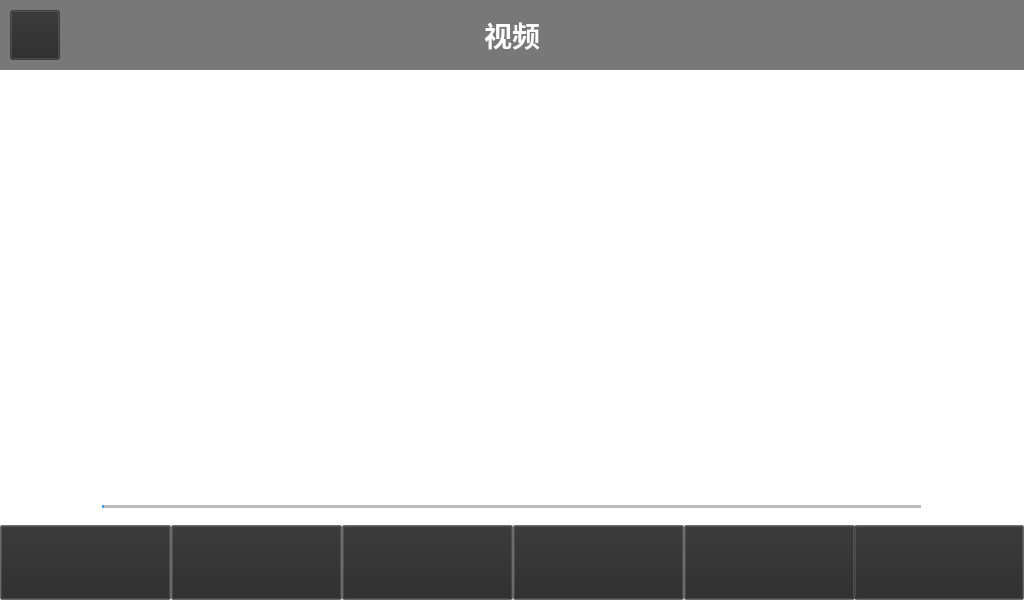
<?xml version="1.0" encoding="UTF-8"?>
<ui version="4.0">
 <class>VideoPlayer</class>
 <widget class="QWidget" name="VideoPlayer">
  <property name="geometry">
   <rect>
    <x>0</x>
    <y>0</y>
    <width>1024</width>
    <height>600</height>
   </rect>
  </property>
  <property name="minimumSize">
   <size>
    <width>1024</width>
    <height>600</height>
   </size>
  </property>
  <property name="maximumSize">
   <size>
    <width>1024</width>
    <height>600</height>
   </size>
  </property>
  <property name="windowTitle">
   <string>Form</string>
  </property>
  <property name="styleSheet">
   <string notr="true">background-color: rgba(255, 255, 255,0);</string>
  </property>
  <widget class="QWidget" name="widget" native="true">
   <property name="geometry">
    <rect>
     <x>0</x>
     <y>0</y>
     <width>1024</width>
     <height>70</height>
    </rect>
   </property>
   <property name="minimumSize">
    <size>
     <width>1024</width>
     <height>70</height>
    </size>
   </property>
   <property name="maximumSize">
    <size>
     <width>1024</width>
     <height>70</height>
    </size>
   </property>
   <property name="styleSheet">
    <string notr="true">background-color: rgba(41, 41, 41,100);</string>
   </property>
   <widget class="QPushButton" name="homeButton">
    <property name="geometry">
     <rect>
      <x>10</x>
      <y>10</y>
      <width>50</width>
      <height>50</height>
     </rect>
    </property>
    <property name="minimumSize">
     <size>
      <width>50</width>
      <height>50</height>
     </size>
    </property>
    <property name="maximumSize">
     <size>
      <width>50</width>
      <height>50</height>
     </size>
    </property>
    <property name="styleSheet">
     <string notr="true">QPushButton{
background-color: rgba(255, 255, 255， 0);
border-image: url(:/images/playerIcons/home.png);
}
QPushButton:pressed{
	background-color: rgb(133, 76, 255);
}
QPushButton:hover{
	border-radius:5px;
	background-color:  rgb(133, 76, 255);
}
QPushButton:released{
	background-color:rgba(255, 255, 255， 0);
}</string>
    </property>
    <property name="text">
     <string/>
    </property>
   </widget>
   <widget class="QLabel" name="label">
    <property name="geometry">
     <rect>
      <x>0</x>
      <y>0</y>
      <width>1024</width>
      <height>70</height>
     </rect>
    </property>
    <property name="minimumSize">
     <size>
      <width>1024</width>
      <height>70</height>
     </size>
    </property>
    <property name="maximumSize">
     <size>
      <width>1024</width>
      <height>70</height>
     </size>
    </property>
    <property name="font">
     <font>
      <pointsize>21</pointsize>
      <weight>75</weight>
      <bold>true</bold>
     </font>
    </property>
    <property name="styleSheet">
     <string notr="true">color:white;</string>
    </property>
    <property name="text">
     <string>视频</string>
    </property>
    <property name="alignment">
     <set>Qt::AlignCenter</set>
    </property>
   </widget>
   <zorder>label</zorder>
   <zorder>homeButton</zorder>
  </widget>
  <widget class="QWidget" name="widget_2" native="true">
   <property name="geometry">
    <rect>
     <x>0</x>
     <y>525</y>
     <width>1024</width>
     <height>75</height>
    </rect>
   </property>
   <property name="minimumSize">
    <size>
     <width>1024</width>
     <height>75</height>
    </size>
   </property>
   <property name="maximumSize">
    <size>
     <width>1024</width>
     <height>75</height>
    </size>
   </property>
   <property name="styleSheet">
    <string notr="true">background-color: rgba(41, 41, 41,60);</string>
   </property>
   <layout class="QHBoxLayout" name="horizontalLayout">
    <property name="spacing">
     <number>0</number>
    </property>
    <property name="leftMargin">
     <number>0</number>
    </property>
    <property name="topMargin">
     <number>0</number>
    </property>
    <property name="rightMargin">
     <number>0</number>
    </property>
    <property name="bottomMargin">
     <number>0</number>
    </property>
    <item>
     <widget class="QPushButton" name="pushButton_3">
      <property name="minimumSize">
       <size>
        <width>171</width>
        <height>75</height>
       </size>
      </property>
      <property name="maximumSize">
       <size>
        <width>171</width>
        <height>75</height>
       </size>
      </property>
      <property name="focusPolicy">
       <enum>Qt::NoFocus</enum>
      </property>
      <property name="styleSheet">
       <string notr="true">QPushButton{
image: url(:/images/playerIcons/fullscreenNormal.png);
}
QPushButton:pressed{
	background-color: rgb(133, 76, 255);
	image: url(:/images/playerIcons/fullscreenPressed.png);
}
QPushButton:hover{
	background-color:  rgb(133, 76, 255);
image: url(:/images/playerIcons/fullscreenPressed.png);
}
QPushButton:released{
	background-color:rgba(255, 255, 255， 0);
}</string>
      </property>
      <property name="text">
       <string/>
      </property>
      <property name="iconSize">
       <size>
        <width>50</width>
        <height>50</height>
       </size>
      </property>
     </widget>
    </item>
    <item>
     <widget class="QPushButton" name="pushButton_2">
      <property name="minimumSize">
       <size>
        <width>171</width>
        <height>75</height>
       </size>
      </property>
      <property name="maximumSize">
       <size>
        <width>170</width>
        <height>75</height>
       </size>
      </property>
      <property name="focusPolicy">
       <enum>Qt::NoFocus</enum>
      </property>
      <property name="text">
       <string/>
      </property>
     </widget>
    </item>
    <item>
     <widget class="QPushButton" name="pushButton_5">
      <property name="minimumSize">
       <size>
        <width>171</width>
        <height>75</height>
       </size>
      </property>
      <property name="maximumSize">
       <size>
        <width>170</width>
        <height>75</height>
       </size>
      </property>
      <property name="focusPolicy">
       <enum>Qt::NoFocus</enum>
      </property>
      <property name="text">
       <string/>
      </property>
     </widget>
    </item>
    <item>
     <widget class="QPushButton" name="pushButton_6">
      <property name="minimumSize">
       <size>
        <width>171</width>
        <height>75</height>
       </size>
      </property>
      <property name="maximumSize">
       <size>
        <width>170</width>
        <height>75</height>
       </size>
      </property>
      <property name="focusPolicy">
       <enum>Qt::NoFocus</enum>
      </property>
      <property name="text">
       <string/>
      </property>
     </widget>
    </item>
    <item>
     <widget class="QPushButton" name="pushButton_4">
      <property name="minimumSize">
       <size>
        <width>171</width>
        <height>75</height>
       </size>
      </property>
      <property name="maximumSize">
       <size>
        <width>170</width>
        <height>75</height>
       </size>
      </property>
      <property name="focusPolicy">
       <enum>Qt::NoFocus</enum>
      </property>
      <property name="text">
       <string/>
      </property>
     </widget>
    </item>
    <item>
     <widget class="QPushButton" name="pushButton">
      <property name="minimumSize">
       <size>
        <width>170</width>
        <height>75</height>
       </size>
      </property>
      <property name="maximumSize">
       <size>
        <width>170</width>
        <height>75</height>
       </size>
      </property>
      <property name="focusPolicy">
       <enum>Qt::NoFocus</enum>
      </property>
      <property name="text">
       <string/>
      </property>
     </widget>
    </item>
   </layout>
  </widget>
  <widget class="QWidget" name="">
   <property name="geometry">
    <rect>
     <x>1</x>
     <y>491</y>
     <width>1021</width>
     <height>32</height>
    </rect>
   </property>
   <layout class="QHBoxLayout" name="horizontalLayout_2">
    <item>
     <widget class="QLabel" name="curTimeLabel">
      <property name="sizePolicy">
       <sizepolicy hsizetype="Preferred" vsizetype="Preferred">
        <horstretch>0</horstretch>
        <verstretch>0</verstretch>
       </sizepolicy>
      </property>
      <property name="minimumSize">
       <size>
        <width>90</width>
        <height>30</height>
       </size>
      </property>
      <property name="maximumSize">
       <size>
        <width>90</width>
        <height>30</height>
       </size>
      </property>
      <property name="font">
       <font>
        <pointsize>14</pointsize>
       </font>
      </property>
      <property name="styleSheet">
       <string notr="true">background-color: rgba(255, 255, 255, 0);
color: white;
</string>
      </property>
      <property name="text">
       <string>00:00:00</string>
      </property>
      <property name="alignment">
       <set>Qt::AlignCenter</set>
      </property>
     </widget>
    </item>
    <item>
     <widget class="QSlider" name="progressSlider">
      <property name="styleSheet">
       <string notr="true">QSlider{
border-color: #bcbcbc;
background-color:rgba(255,255,255,0);
}
QSlider::groove:horizontal {                                
     border: 1px solid #999999;                             
     height: 1px;                                           
    margin: 0px 0;                                         
     left: 5px; right: 5px; 
 }
QSlider::handle:horizontal {                               
     border: 0px ;                           
     border-image: url(:/images/cameraIcons/silderController.png);
     width: 15px;                                           
     margin: -7px -7px -7px -7px;                  
} 
QSlider::add-page:horizontal{
background: qlineargradient(spread:pad, x1:0, y1:1, x2:0, y2:0, stop:0 #bcbcbc, stop:0.25 #bcbcbc, stop:0.5 #bcbcbc, stop:1 #bcbcbc); 

}
QSlider::sub-page:horizontal{                               
 background: qlineargradient(spread:pad, x1:0, y1:1, x2:0, y2:0, stop:0 #439cf3, stop:0.25 #439cf3, stop:0.5 #439cf3, stop:1 #439cf3);                     
}</string>
      </property>
      <property name="orientation">
       <enum>Qt::Horizontal</enum>
      </property>
     </widget>
    </item>
    <item>
     <widget class="QLabel" name="totalTimeLabel">
      <property name="minimumSize">
       <size>
        <width>90</width>
        <height>30</height>
       </size>
      </property>
      <property name="maximumSize">
       <size>
        <width>90</width>
        <height>30</height>
       </size>
      </property>
      <property name="font">
       <font>
        <pointsize>14</pointsize>
       </font>
      </property>
      <property name="styleSheet">
       <string notr="true">background-color: rgba(255, 255, 255, 0);
color:white;</string>
      </property>
      <property name="text">
       <string>00:00:00</string>
      </property>
      <property name="alignment">
       <set>Qt::AlignCenter</set>
      </property>
     </widget>
    </item>
   </layout>
  </widget>
 </widget>
 <resources/>
 <connections/>
</ui>
